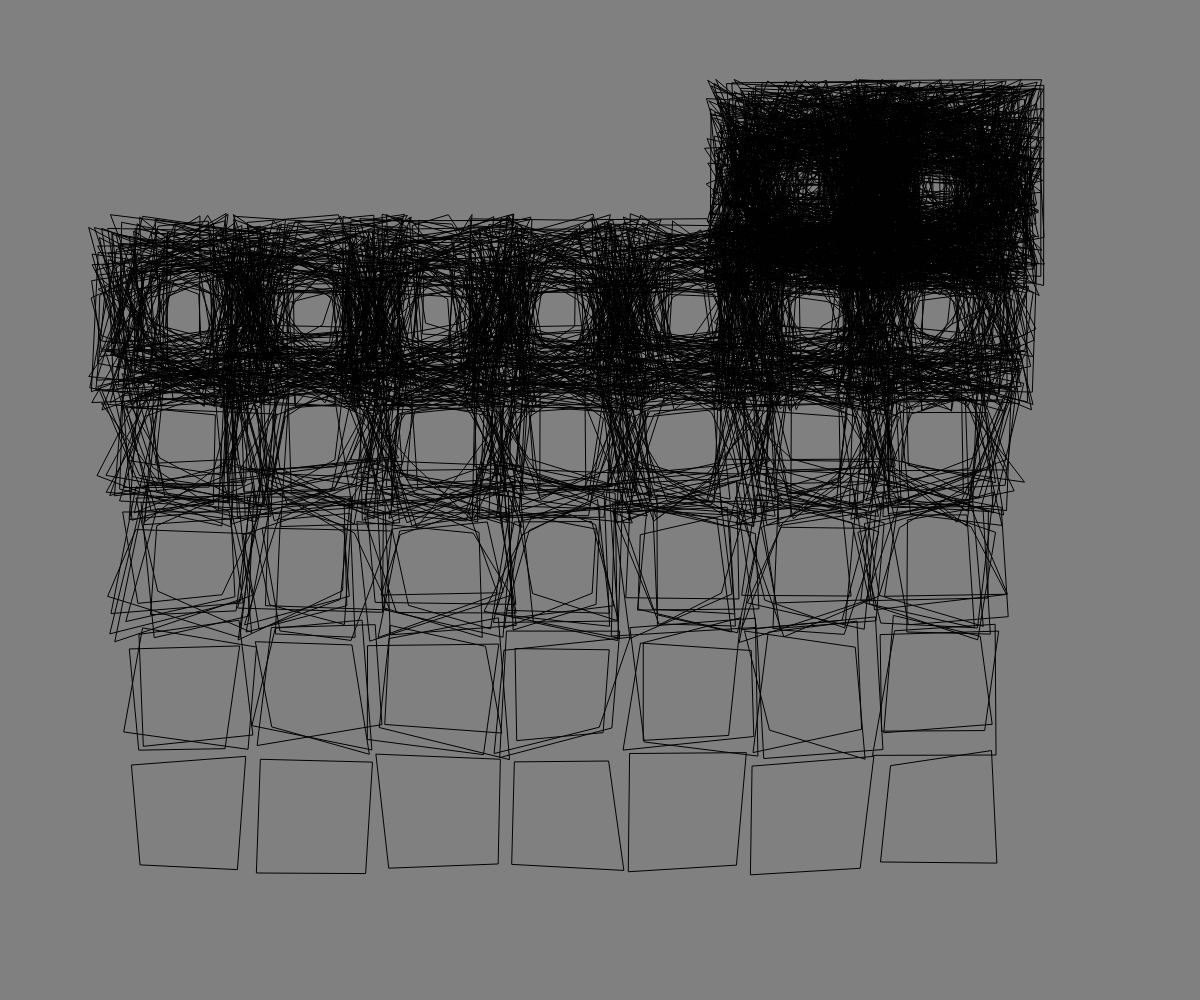
Frame 1 (no input)
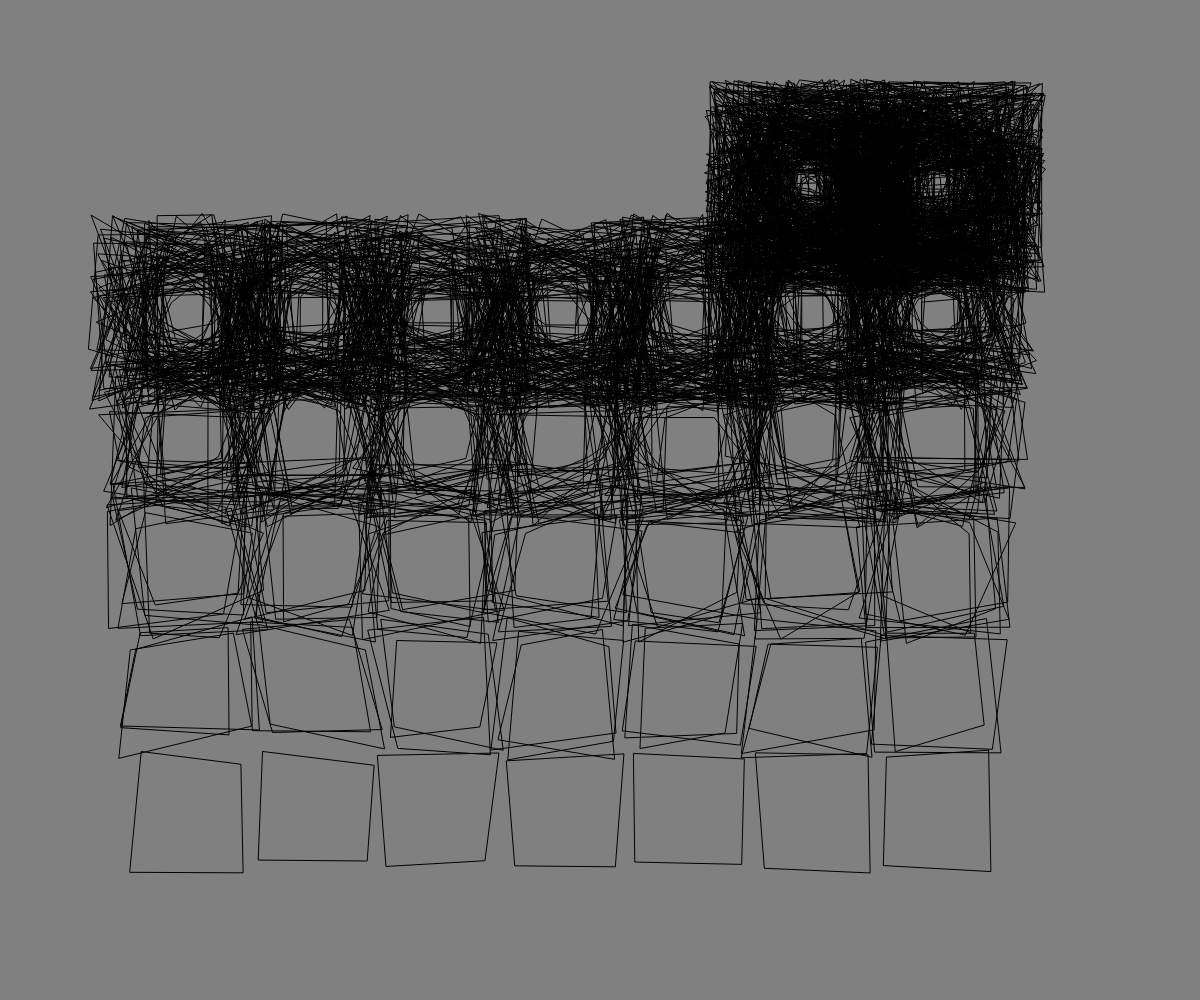
Frame 2 (the mouse pressed at the canvas centre, redrawn once)

The p5.js sketch that drew these frames (run headless with seeded random() and noise() and a simulated clock; the mouse was pressed at the canvas centre and the sketch redrawn once):

// p5.js sketch
// ── sketch.js
function preload() {
  // put preload code here
}

//function setup() {
//  createCanvas(windowWidth, windowHeight);
//  // put setup code here
//  const message =
//    "This is a template repository\nfor the course Laboratorio di Computergrafica\nCommunication Design, Politecnico di Milano";
//  textAlign(CENTER, CENTER);
//  textSize(16);
//  text(message, width / 2, height / 2);
//}

//function draw() {
//  // put drawing code here
//}

function setup() {
  noLoop();
  createCanvas(windowWidth, windowHeight);
}

function disegnaNellaCella(x, y, size, rowNumber) {
  quantita = pow(3, 5 - rowNumber)
  for (let q = 0; q < quantita ;q++ ){
    disegnaQuad (x,y, size, rowNumber)
  }
}

function randrange(number, range) {
  // range = 0;
  let valoreRandomico = random(number-range, number+range); 
  return valoreRandomico;
};

function disegnaQuad(x, y, size, rowNumber){

  //ogni punto che può variare di un tot (il range)
  //ogni punto può andare a sovrapporsi in parte su altre celle
  //devo stabilire di quanto
  //let mezzoRange = size/5;
  let mezzoRange = (6-rowNumber) * size/14 ; 
  let margine = 8;

  let x1 = randrange (x       + margine, mezzoRange);
  let y1 = randrange (y       + margine, mezzoRange);

  let x2 = randrange (x+size  - margine, mezzoRange);
  let y2 = randrange (y       + margine, mezzoRange);

  let x3 = randrange (x+size  - margine, mezzoRange);
  let y3 = randrange (y+size  - margine, mezzoRange);

  let x4 = randrange (x       + margine, mezzoRange);
  let y4 = randrange (y+size  - margine, mezzoRange); 

  //il giro delle coordinate del quadrilatero parte da in alto a sinistra, poi in alto a destra, poi in basso a destra, poi in basso a sinistra
  noFill ();
  stroke (1);
  strokeWeight (1);
  quad(x1, y1, x2, y2, x3, y3, x4, y4);
}

// function disegnaQuad(x, y, size, rowNumber){

//   //ogni punto che può variare di un tot (il range)
//   //ogni punto può andare a sovrapporsi in parte su altre celle
//   //devo stabilire di quanto
//   //let mezzoRange = size/5;
//   let mezzoRange = size/(rowNumber+3);

//   let x1 = random (x-(mezzoRange-2*rowNumber), x+(mezzoRange-2*rowNumber));
//   let y1 = random (y-mezzoRange, y+mezzoRange);

//   let x2 = random (x+size-(mezzoRange), x+size+(mezzoRange-2*rowNumber));
//   let y2 = random (y-mezzoRange, y+mezzoRange);

//   let x3 = random (x+size+(mezzoRange), x+size-(mezzoRange-2*rowNumber));
//   let y3 = random (y+size+mezzoRange, y+size-mezzoRange);

//   let x4 = random (x-(mezzoRange), x+(mezzoRange-2*rowNumber));
//   let y4 = random (y+size-mezzoRange, y+size+mezzoRange); 

//   //il giro delle coordinate del quadrilatero parte da in alto a sinistra, poi in alto a destra, poi in basso a destra, poi in basso a sinistra
//   noFill ();
//   stroke (1);
//   strokeWeight (1);
//   quad(x1, y1, x2, y2, x3, y3, x4, y4);
// }

//function mezzoRange (){
 // for (let v=0; v < RangeCheVaria; r++){
//
  //}
//}

function draw() {

  background("grey");

 
  //definisco la grandezza che deve avere ciascuna "cella"
  let size = windowHeight/8;
  //la dimensione del margine è quanto una cella
  let margin = size;

  //definisco il numero di colonne: devo dividere la grandezza dello schermo per la dimensione di ogni cella, ma tenendo conto del margine
  let ncols = floor((windowWidth - 2*margin) / size) ;
  let nrow = 6;
  

  for (let r = 0; r < nrow; r++) {
    let y = r*size + margin;
    for (let c = 0; c < ncols; c++){
      let x = c*size + margin;
 

      if(r>0 || (r==0 && c >= (ncols/2 + 1))){
        disegnaNellaCella (x, y, size, r)
      }
    }

  }
}
